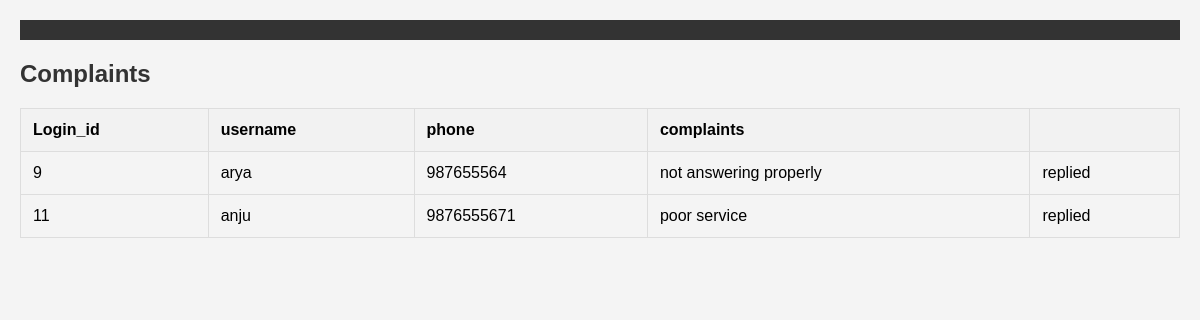
/admin12/viewcomplaint, run on an earlier commit of the app's database.
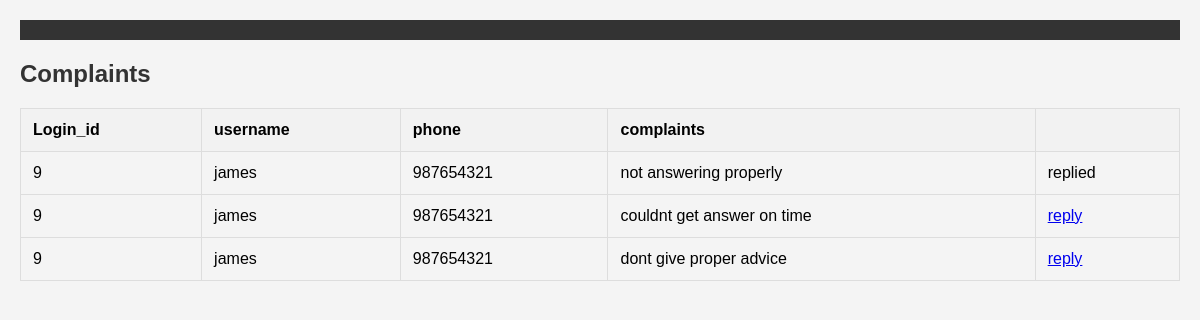
And on a later commit of the database.
### user_app/models.py (models this page shows)
class Complainttable(models.Model):
    login_id = models.ForeignKey(
        Logintable,  # Use the correct model reference
        on_delete=models.CASCADE,
        null=True,
        blank=True
    )
    complaint=models.CharField(max_length=35,null=True,blank=True)
    reply=models.CharField(max_length=35,null=True,blank=True)
    created_at=models.DateTimeField(auto_now_add=True,null=True,blank=True)
    updated_at=models.DateTimeField(auto_now_add=True,blank=True,null=True)
    is_active=models.BooleanField(default=True,blank=True,null=True)

### account_app/models.py (models this page shows)
class Logintable(AbstractUser):
    otp=models.CharField(max_length=25,null=True,blank=True)
    user_type=models.CharField(max_length=30,null=True,choices=USERTYPE_CHOICES,default="pending")
    is_active = models.BooleanField(null=True,blank=True,default=True)
    created_at=models.DateTimeField(auto_now_add=True,null=True,blank=True)
    groups = models.ManyToManyField(
        'auth.Group',
        related_name='userprofile_set',
        blank=True,
        help_text='The groups this user belongs to.',
        verbose_name='groups',
    )
    user_permissions = models.ManyToManyField(
        'auth.Permission',
        related_name='userprofile_set',
        blank=True,
        help_text='Specific permissions for this user.',
        verbose_name='user permissions', )
    def __str__(self):    #  for displaying foreign key loginid in usertable default foreignkey username ayirikum
        return str(self.id)

class Usertable(models.Model):
    login_id=models.OneToOneField(Logintable,on_delete=models.CASCADE,null=True,blank=True)
    name=models.CharField(max_length=35,null=True,blank=True)
    age=models.CharField(max_length=35,null=True,blank=True)
    gender=models.CharField(max_length=35,null=True,blank=True)
    email=models.CharField(max_length=40,null=True,blank=True)
    place=models.CharField(max_length=40,null=True,blank=True)
    phone=models.BigIntegerField(null=True,blank=True)
    created_at=models.DateTimeField(auto_now_add=True,null=True,blank=True)
    updated_at=models.DateTimeField(auto_now_add=True,blank=True,null=True)
    is_active=models.BooleanField(default=True,blank=True,null=True)

### admin_app/views.py (the view)
# urls.py: path('viewcomplaint',Viewcomplaint.as_view(),name="viewcomplaint"),
class Viewcomplaint(View):
    def get(self, request):
        comp = Complainttable.objects.filter(is_active=True).select_related('login_id__usertable')
        return render(request, "admintemp/viewcomplaint.html", {'k': comp})

### templates/admintemp/viewcomplaint.html (shortened to what this page needs)
<!DOCTYPE html>
<html lang="en">
<head>
</head>
<body>
    <header>
    </header>
    <main>
        <h2>Complaints</h2>
        <table>
            <thead>
                <tr>
                    <th>Login_id</th>
                    <th>username</th>
                    <th>phone</th>
                    <th>complaints</th>
                    <th></th>
                </tr>
                <tbody>
                    {% for i in k %}
                        <tr>
                            <td>{{ i.login_id }}</td>
                            <td>{{ i.login_id.usertable.name }}</td>
                            <td> {{i.login_id.usertable.phone}}</td>
                            <td> {{i.complaint}}</td>
                            <td>
                                {% if not i.reply %}
                                    <a href="{% url 'complaintreply' i.id %}">reply</a>
                                {% else %}
                                    replied
                                {% endif %}
                            </td>
                        </tr>
                    {% endfor %}
                </tbody>
            </thead>
        </table>
    </main>
</body>
</html>

What changed in the data, as far as the page shows it:
removed Complainttable: login_id "11", login_id.usertable.name "anju", login_id.usertable.phone "9876555671", complaint "poor service", reply "replied"
changed through a linked row, Complainttable "not answering properly": login_id.usertable.name "arya" → "james"; login_id.usertable.phone "987655564" → "987654321"
added Complainttable: login_id "9", login_id.usertable.name "james", login_id.usertable.phone "987654321", complaint "couldnt get answer on time", shows "reply"
added Complainttable: login_id "9", login_id.usertable.name "james", login_id.usertable.phone "987654321", complaint "dont give proper advice", shows "reply"
